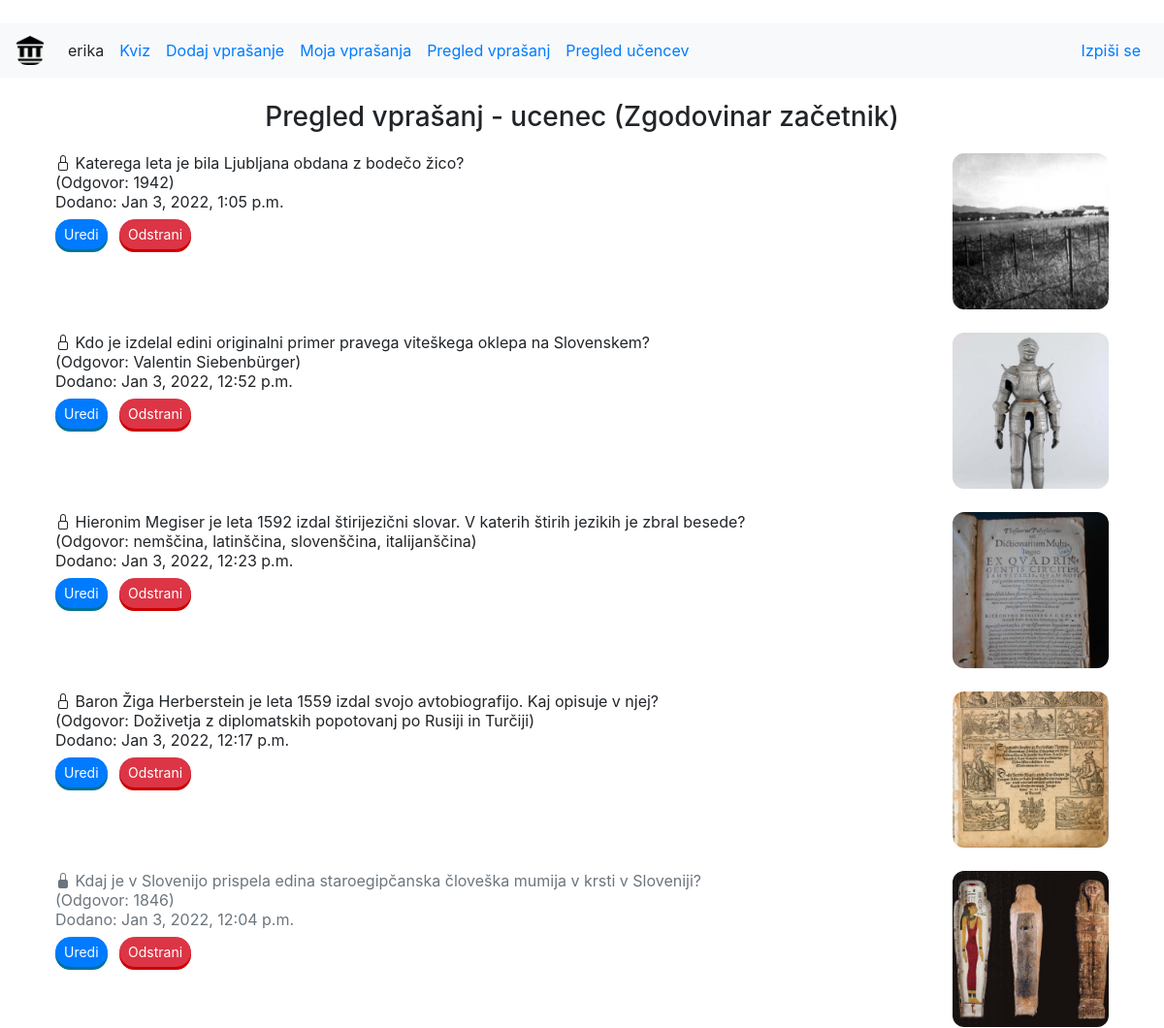
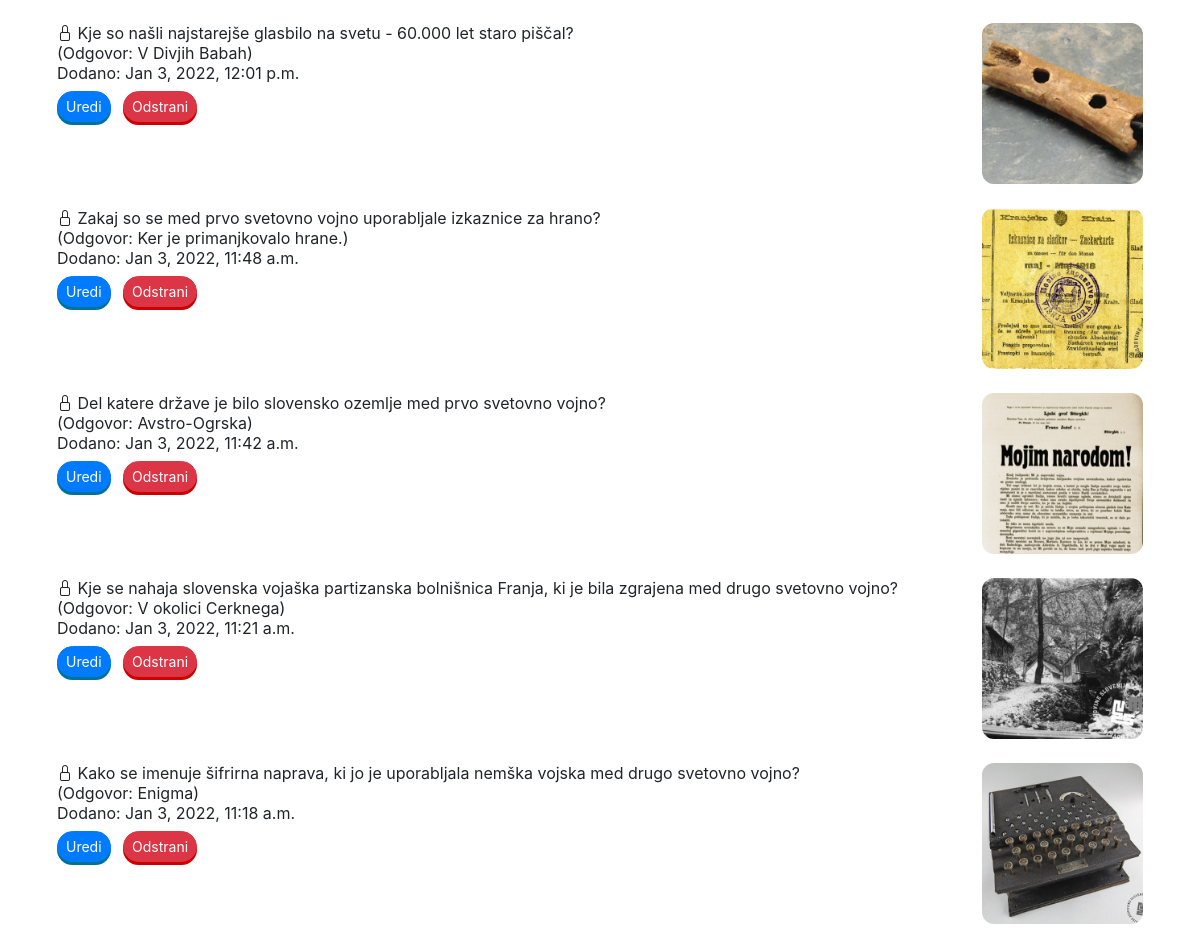
The page /ucenec/7/vprasanja (signed in) on the database its author committed (2 pictures, top to bottom).
### zgodovinakviz/models.py (models this page shows, shortened)
class Uporabnik(models.Model):
    user = models.OneToOneField(settings.AUTH_USER_MODEL, on_delete=models.CASCADE)
    level = models.ForeignKey(Level, on_delete=models.SET_NULL, null=True)
    ucitelj = models.BooleanField(default=False)
    locked = models.BooleanField(default=False)

class Level(models.Model):
    ime = models.CharField(max_length=1000)
    vrstni_red = models.IntegerField()

class Vprasanje(models.Model):
    author = models.ForeignKey(Uporabnik, on_delete=models.SET_NULL, null=True)
    vprasanje = models.CharField(max_length=1000)
    pravilen_odgovor = models.CharField(max_length=1000)
    napacen_odgovor_1 = models.CharField(max_length=1000)
    napacen_odgovor_2 = models.CharField(max_length=1000)
    namig = models.CharField(max_length=1000)
    slika = models.ForeignKey(Slika, on_delete=models.SET_NULL, null=True)
    slika_name = models.CharField(max_length=1000, default="")
    created_date = models.DateTimeField(default=timezone.now)
    published_date = models.DateTimeField(blank=True, null=True)
    locked = models.BooleanField(default=False)

class Slika(models.Model):
    slika = models.ImageField(upload_to='images/')

### zgodovinakviz/views.py (the view)
# urls.py: path('ucenec/<int:pk>/vprasanja', views.vprasanja_ucenca, name='vprasanja_ucenca'),
@login_required
def vprasanja_ucenca(request, pk):
    if not Uporabnik.objects.get(user=request.user).ucitelj:
        return redirect("kviz")
    ucenec = get_object_or_404(Uporabnik, pk=pk)
    vprasanja = Vprasanje.objects.filter(author=ucenec).order_by('-created_date')
    return render(request, 'zgodovinakviz/questions_overview_ucitelj_en.html', {'ucenec': ucenec,
                                                                   'vprasanja': vprasanja,
                                                                    'title': 'Pregled vprašanj učenca',
                                                                    'uporabnik': Uporabnik.objects.get(user=request.user)})

### zgodovinakviz/templates/zgodovinakviz/questions_overview_ucitelj_en.html (shortened to what this page needs)
{% extends 'zgodovinakviz/base.html' %}
{% block content %}
<div class="container mt-4">
    <h3 class="text-center">Pregled vprašanj - {{ucenec.user.username}} ({{ucenec.level.ime}})</h3>
    <table class="table table-borderless">
        <tbody>
            {% for v in vprasanja %}
            <tr>
                <td class="text-left col-9 col-lg-10 {% if v.locked %}text-muted{%endif%}">
					{% if v.locked %}
						<i data-toggle="modal" data-target="#modalUnlock{{v.pk}}" class="teacher bi bi-lock-fill"></i>
					{% else %}
						<i data-toggle="modal" data-target="#modalLock{{v.pk}}" class="teacher bi bi-lock"></i>
					{% endif %}
					{{v.vprasanje}}<br>
                    (Odgovor: {{v.pravilen_odgovor}})<br>
					Dodano: {{v.created_date}}<br>
                    <a role="button" href="{% url 'uredi' pk=v.pk %}" class="btn btn-primary btn-sm mt-2">Uredi</a>
                    <button data-toggle="modal" data-target="#modalDelete{{v.pk}}" class="btn btn-danger btn-sm ml-2 mt-2">Odstrani</button>
                </td>
                <td class="text-right">
                    <img src="{{v.slika.slika.url}}" class="img-fluid">
                </td>
            </tr>
            {% endfor %}
        </tbody>
    </table>
</div>
{% endblock %}

### zgodovinakviz/templates/zgodovinakviz/base.html (shortened to what this page needs)
﻿<!DOCTYPE html>
{% load static %}
<html lang="en">
<head>
    <link rel="stylesheet" href="https://cdn.jsdelivr.net/npm/bootstrap@4.5.3/dist/css/bootstrap.min.css">
    <link rel="stylesheet" href="https://cdn.jsdelivr.net/npm/bootstrap-icons@1.7.0/font/bootstrap-icons.css">
    <link rel="stylesheet" href="https://cdnjs.cloudflare.com/ajax/libs/cropperjs/1.5.12/cropper.min.css">
    <link rel="stylesheet" href="{% static 'css/image_util.css' %}">
    <link rel="stylesheet" href="https://unpkg.com/bootstrap@4/dist/css/bootstrap.min.css">
    <link rel="stylesheet" href="{% static 'css/cropper.css' %}">
    <link rel="stylesheet" href="{% static 'css/common.css' %}">
    <link rel="stylesheet" href="{% static 'css/gray.css' %}">
    <link rel="stylesheet" href="{% static 'css/vertical_center.css' %}">
</head>
<body>
    <nav class="navbar navbar-expand-md bg-light">
        <a class="navbar-brand" href="/vstop" width="30" height="30" alt="">
            <img src="{% static 'images/icon.png' %}" width="30" height="30" class="d-inline-block align-top" alt="">
        </a>
        <div class="collapse navbar-collapse" id="main-navigation">
            <ul class="navbar-nav">
                <li class="nav-item">
                    <div class="nav-link">{{user.username}}</div>
                </li>
                <li class="nav-item">
                    <a class="nav-link" href="/kviz">Kviz</a>
                </li>
                <li class="nav-item">
					{% if uporabnik.locked %}
					<div class="nav-link text-muted">Dodaj vprašanje</div>
					{% else %}
					<a class="nav-link" href="/vprasanje/dodaj">Dodaj vprašanje</a>
					{% endif %}
                </li>
                <li class="nav-item">
                    <a class="nav-link" href="/moja_vprasanja">Moja vprašanja</a>
                </li>
				{% if uporabnik.ucitelj %}
				<li class="nav-item">
					<a class="nav-link" href="/pregled_vprasanj">Pregled vprašanj</a>
				</li>
				<li class="nav-item">
					<a class="nav-link" href="/ucenci/pregled">Pregled učencev</a>
				</li>
				{% endif %}
            </ul>
            <ul class="navbar-nav ml-auto">
                <li class="nav-item">
                    <a class="nav-link" href="{% url 'izpis' %}">Izpiši se</a>
                </li>
            </ul>
        </div>
    </nav>
    {% block content %}
    {% endblock %}
</body>
</html>

### zgodovinakviz/static/css/cropper.css (style rules this page uses)
img { display: block; max-width: 100%; }

### zgodovinakviz/static/css/common.css (style rules this page uses)
.btn-primary { box-shadow: 0 3px 0 0 #007299; }
.btn-danger { box-shadow: 0 3px 0 0 #cc0000; }
img { border-radius:.75rem!important }

### rows shown on the page
Uporabnik: user.username "ucenec", level.ime "Zgodovinar začetnik"
Vprasanje: vprasanje "Katerega leta je bila Ljubljana obdana z bodečo žico?", pravilen_odgovor "1942", created_date "Jan 3, 2022, 1:05 p.m.", slika.slika (picture)
Vprasanje: vprasanje "Kdo je izdelal edini originalni primer pravega viteškega oklepa na Slovenskem?", pravilen_odgovor "Valentin Siebenbürger", created_date "Jan 3, 2022, 12:52 p.m.", slika.slika (picture)
Vprasanje: vprasanje "Hieronim Megiser je leta 1592 izdal štirijezični slovar. V katerih štirih jezikih je zbral besede?", pravilen_odgovor "nemščina, latinščina, slovenščina, italijanščina", created_date "Jan 3, 2022, 12:23 p.m.", slika.slika (picture)
Vprasanje: vprasanje "Baron Žiga Herberstein je leta 1559 izdal svojo avtobiografijo. Kaj opisuje v njej?", pravilen_odgovor "Doživetja z diplomatskih popotovanj po Rusiji in Turčiji", created_date "Jan 3, 2022, 12:17 p.m.", slika.slika (picture)
Vprasanje: vprasanje "Kdaj je v Slovenijo prispela edina staroegipčanska človeška mumija v krsti v Sloveniji?", pravilen_odgovor "1846", created_date "Jan 3, 2022, 12:04 p.m.", slika.slika (picture)
Vprasanje: vprasanje "Kje so našli najstarejše glasbilo na svetu - 60.000 let staro piščal?", pravilen_odgovor "V Divjih Babah", created_date "Jan 3, 2022, 12:01 p.m.", slika.slika (picture)
Vprasanje: vprasanje "Zakaj so se med prvo svetovno vojno uporabljale izkaznice za hrano?", pravilen_odgovor "Ker je primanjkovalo hrane.", created_date "Jan 3, 2022, 11:48 a.m.", slika.slika (picture)
Vprasanje: vprasanje "Del katere države je bilo slovensko ozemlje med prvo svetovno vojno?", pravilen_odgovor "Avstro-Ogrska", created_date "Jan 3, 2022, 11:42 a.m.", slika.slika (placeholder picture)
Vprasanje: vprasanje "Kje se nahaja slovenska vojaška partizanska bolnišnica Franja, ki je bila zgrajena med drugo svetovno vojno?", pravilen_odgovor "V okolici Cerknega", created_date "Jan 3, 2022, 11:21 a.m.", slika.slika (picture)
Vprasanje: vprasanje "Kako se imenuje šifrirna naprava, ki jo je uporabljala nemška vojska med drugo svetovno vojno?", pravilen_odgovor "Enigma", created_date "Jan 3, 2022, 11:18 a.m.", slika.slika (picture)

### other values the page prints
{{ user.username }} "erika"
